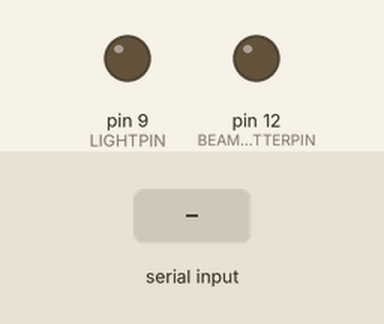
Recording of a sketch running on a simulated Arduino Uno, built with avr-gcc and run on an emulated ATmega328P. On the bench: output pins drawn as LEDs (lit = HIGH). The inputs (shaded band) are chosen by the test bench.

Above: at 1.2 s.
1.3 s: "O" received over Serial
At 2.5 s:
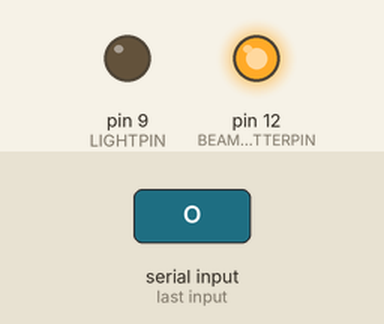
2.8 s: "L" received over Serial
At 3.6 s:
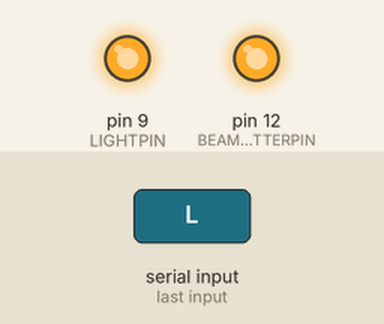
4.3 s: "C" received over Serial
At 4.8 s:
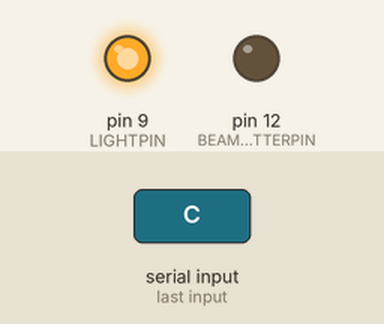
5.8 s: "D" received over Serial
At 7.1 s:
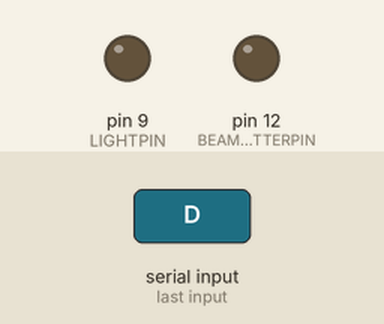
Timing chart, 0 to 8.3 s (numbered marks = the images above; inputs shaded):
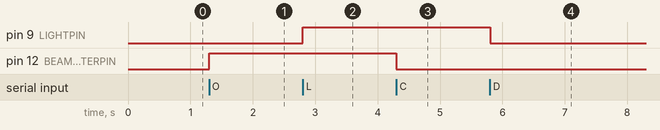

The sketch:

arduino.ino
```cpp
#include <Adafruit_MAX31865.h>

#define LIGHTPIN 9
#define BEAMSHUTTERPIN 12

Adafruit_MAX31865 max = Adafruit_MAX31865(2, 3, 4, 5);
#define RREF      4300.0
#define RNOMINAL  1000.0


void setup() {
    pinMode(LIGHTPIN, OUTPUT);
    pinMode(BEAMSHUTTERPIN, OUTPUT);
    Serial.begin(9600);
    max.begin(MAX31865_2WIRE);
    while (!Serial){
      ;
    }
}

void loop() {
    if (Serial.available()) {
        char serialListener = Serial.read();
        switch(serialListener){
          case 'O':
            shutterOpen(true);
            break;
          case 'C':
            shutterOpen(false);
            break;
          case 'L':
            lightOn(true);
            break;
          case 'D':
            lightOn(false);
            break;
          case 'T':
            returnTemperature();
            break;
          default:
            break;
        }
    }
}

void shutterOpen(bool state){
  if (state) {
    digitalWrite(BEAMSHUTTERPIN, HIGH);
  }
  if (! state){
    digitalWrite(BEAMSHUTTERPIN, LOW);
  }
}

void lightOn(bool state){
  if (state) {
    digitalWrite(LIGHTPIN, HIGH);
  }
  if (! state){
    digitalWrite(LIGHTPIN, LOW);
  }
}


float returnTemperature(){
  uint16_t rtd = max.readRTD();
  uint8_t fault = max.readFault();
  if (!fault) {
    Serial.println(max.temperature(RNOMINAL, RREF));
  }
  else {
    Serial.println(9000);
    max.clearFault();
  }
}
```

Measured:
- after the input at 1.3 s, pin 12 (BEAMSHUTTERPIN): LOW → HIGH at once
- after the input at 2.8 s, pin 9 (LIGHTPIN): LOW → HIGH at once
- after the input at 4.3 s, pin 12 (BEAMSHUTTERPIN): HIGH → LOW at once
- after the input at 5.8 s, pin 9 (LIGHTPIN): HIGH → LOW at once
